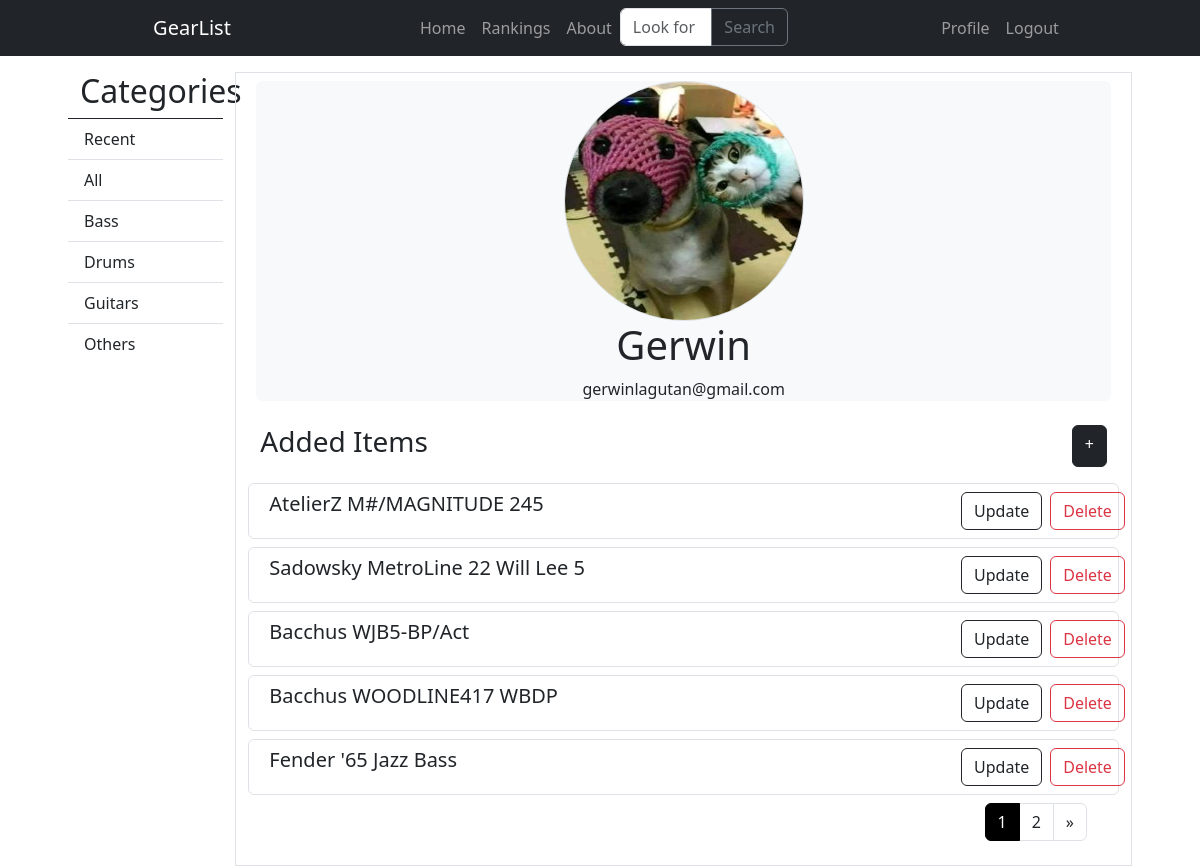
Before: /viewItems/ (signed in) with the older database file.
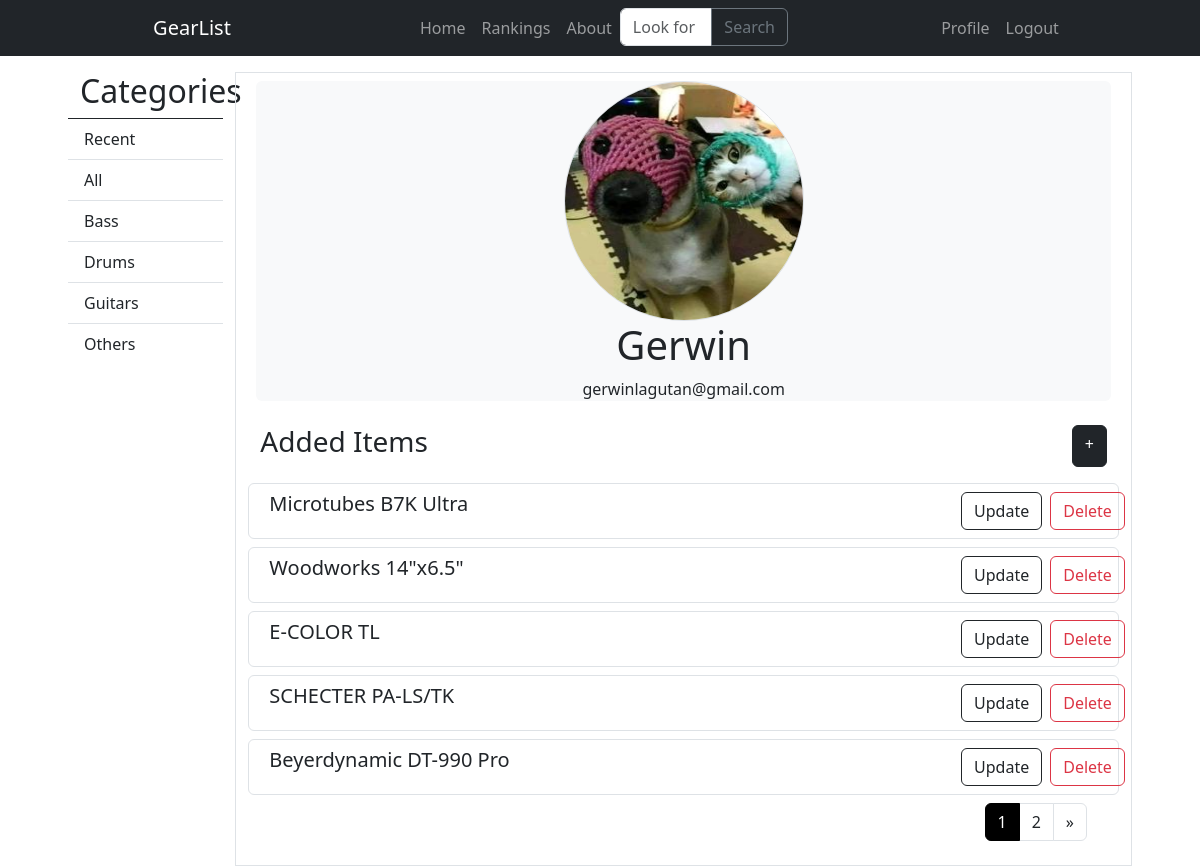
After: the same page with the newer database file.
### main/models.py (models this page shows, shortened)
class Item(models.Model):
    CATEGORIES = [
        ("Bass", "Bass"),
        ("Drums", "Drums"),
        ("Guitar", "Guitar"),
        ("Others", "Others"),
        ]
    id = models.AutoField(primary_key=True)
    name = models.CharField(max_length=75)
    category = models.CharField(max_length=75,choices=CATEGORIES, default='Others')
    rating = models.FloatField(null=True, blank=True, default=None)
    brand = models.CharField(max_length=75, null=True)
    description = models.TextField(null=True)
    date_added = models.DateTimeField(default=timezone.now)
    added_by = models.ForeignKey(User, null=True, on_delete=models.SET_NULL)
    images = models.ImageField(upload_to="images/", default="images/default.jpg")
    slug = models.SlugField(default='', null=False)
    i_cosmetics = models.FloatField(null=True, blank=True, default=None)
    i_sound = models.FloatField(null=True, blank=True, default=None)
    i_playability = models.FloatField(null=True, blank=True, default=None)
    i_build_quality = models.FloatField(null=True, blank=True, default=None)
    favorites = models.ManyToManyField(User, related_name='favorite', default=None, blank=True)

### users/views.py (the view)
# urls.py: path('viewItems/', user_views.viewItems, name='view-items'),
@login_required
def viewItems(request):
    items_added = Item.objects.filter(added_by=request.user).order_by('-date_added')
    item_paginated = Paginator(items_added, 5)
    page = request.GET.get('page')
    try:
        items = item_paginated.page(page)
    except PageNotAnInteger:
        items = item_paginated.page(1)
    except EmptyPage:
        items = item_paginated.page(item_paginated.num_pages)
    context = {
        'title': 'Item List',
        'items_added': items,
        'item_paginated': item_paginated,
    }
    return render(request, 'users/view_items.html', context)

### users/templates/users/view_items.html (shortened to what this page needs)
{% extends "main/base.html" %}
{% block content %}
<div class="card border-0 bg-light text-dark m-2 text-center">
    <img src="{{ user.profile.image.url }}" class="card-img rounded-circle border mx-auto d-block" style="height: 15rem; width: 15rem;" alt="">
    <h1 class="card-title">{{ user.username }}</h1>
    <p class="card-text">{{ user.email }}</p>
</div>
<div class="container">
    <div class="py-3 d-flex justify-content-between">
        <h3>Added Items</h3>
        <a href="{% url 'item-create' %}" class="btn btn-dark">+</a>
    </div>
    {% for item in items_added %}
        <div class="row border rounded mb-2 p-2">
            <div class="col">
                <h5>{{ item.name }}</h5>
            </div>
            <div class="col-2 d-flex justify-content-center">
                <a href="{% url 'item-update' item.slug %}" class="btn btn-outline-dark mx-2">Update</a>
                <a href="{% url 'item-delete' item.slug %}" class="btn btn-outline-danger">Delete</a>
            </div>
        </div>
    {% endfor %}
    <div class="row m-2 d-grid justify-content-end align-items-center">
        {% if item_paginated.num_pages != 1 %}
        <ul class="pagination pagination-color-dark">
            <li class="page-item active"><a class="page-link" href="#">{{ items_added.number }}</a></li>
            {% if items_added.has_next %}
                <li class="page-item"><a class="page-link text-dark" href="?page={{ items_added.next_page_number }}">{{ items_added.next_page_number }}</a></li>
                <li class="page-item">
                    <a class="page-link text-dark" href="?page={{ items_added.next_page_number }}" aria-label="Next">
                    <span aria-hidden="true">&raquo;</span>
                    </a>
                </li>
            {% endif %}
        </ul>
        {% endif %}
    </div>
</div>
{% endblock %}

Changed rows visible on the page:
no longer on this page (row unchanged): Item: name "AtelierZ M#/MAGNITUDE 245"
no longer on this page (row unchanged): Item: name "Sadowsky MetroLine 22 Will Lee 5"
no longer on this page (row unchanged): Item: name "Bacchus WJB5-BP/Act"
no longer on this page (row unchanged): Item: name "Bacchus WOODLINE417 WBDP"
no longer on this page (row unchanged): Item: name "Fender '65 Jazz Bass"
added Item: name "Microtubes B7K Ultra"
added Item: name "Woodworks 14\"x6.5\""
added Item: name "E-COLOR TL"
added Item: name "SCHECTER PA-LS/TK"
added Item: name "Beyerdynamic DT-990 Pro"
